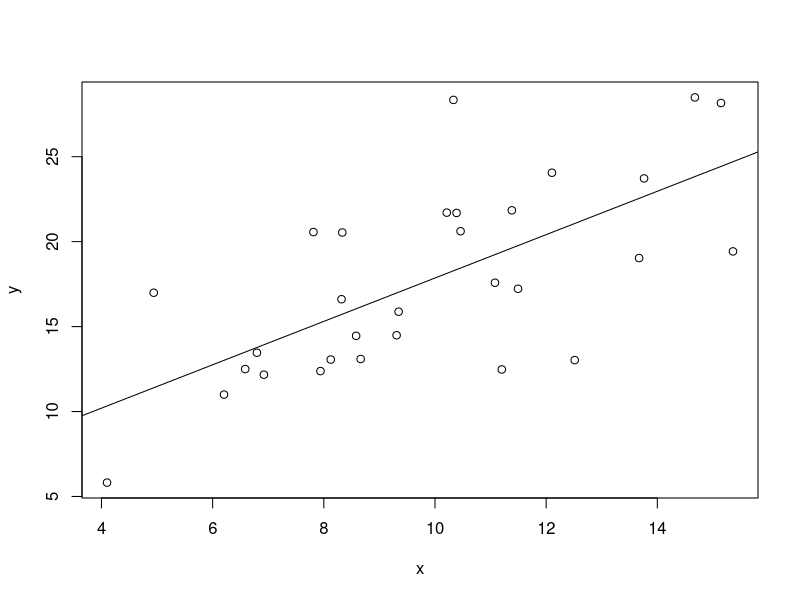

Here is the R script that generated this plot: (Note: this script raises an error after producing the figure.)
library(dplyr)
library(ggplot2)
library(ggthemes)

set.seed(123)
x <- rnorm(30, mean=10, sd=3)
y <- 2 + 1.5*x + rnorm(30, sd=5)

fit.lm <- lm(y~x)

plot(y~x)
abline(coef(fit.lm))

names(fit.lm)
summary(fit.lm)

sd(fit.lm$residuals) # Incorrect!

# Standard Deviation of Residuals
summary(fit.lm)$sigma 
df.fit <- length(x)-2
sd.res <- sqrt(sum((y - predict(fit.lm))^2)/(df.fit))

# Compute Confidence Intervals for Conditional Means:
y.hat <- predict(fit.lm)

pvar.x <- sum( (x-mean(x))^2 )

pred.mean.l <- y.hat - t.quant * sd.res * (1/length(x) + (x-mean(x))^2 /  pvar.x)
pred.mean.u <- y.hat + t.quant * sd.res * (1/length(x) + (x-mean(x))^2 /  pvar.x)

pred.point.l <- y.hat - t.quant * sd.res * (1 + 1/length(x) + (x-mean(x))^2 /  pvar.x)
pred.point.u <- y.hat + t.quant * sd.res * (1 + 1/length(x) + (x-mean(x))^2 /  pvar.x)


data <- data.frame(x, y, y.hat, pred.mean.l, pred.mean.u, pred.point.l, pred.point.u) %>%
 arrange(x)

data %>% ggplot(aes(x=x, y=y) ) + 
 geom_point() + 
 geom_line(aes(y=y.hat)) + 
 geom_ribbon(aes(ymin=pred.mean.l, ymax=pred.mean.u, fill = "red"), alpha=0.2) +
 geom_ribbon(aes(ymin=pred.point.l, ymax=pred.point.u, fill = "blue"), alpha=0.1)  + 
 scale_fill_identity(name = "Type of Interval", guide = "legend", 
  labels = c("Prediction", "Confidence")) + 
 theme_bw()


